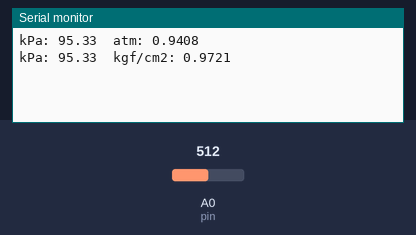
Bench run of a sketch on a simulated Arduino Uno, built with avr-gcc and run on an emulated ATmega328P. Parts: the last lines printed to the serial monitor. The inputs (shaded band) are chosen by the test bench; at power-on: A0 (pin) = 512. Storage starts empty.

Above: at 1.8 s.
1.9 s: A0 (pin) set to 716
At 2.8 s:
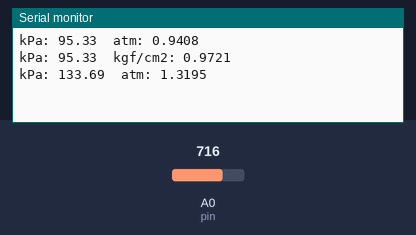
3.4 s: A0 (pin) set to 900
At 4.9 s:
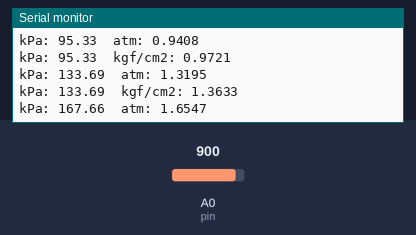
Timing chart, 0 to 6.4 s (numbered marks = the images above; inputs shaded):
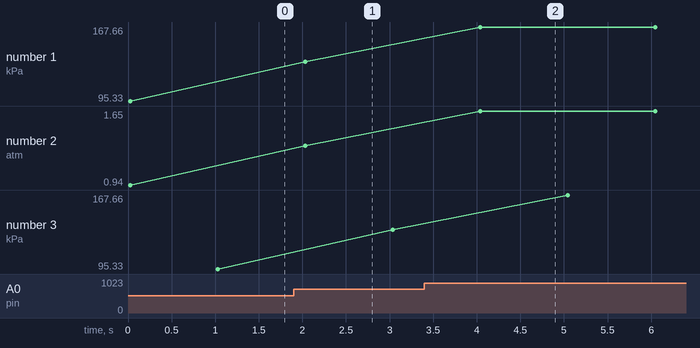

The sketch:

codigo_novo_KPa_Serial.SD.ino
```cpp
#include <SD.h>

const int pin = A0; // Pino de leitura
const int chipSelect = 4; // Pino CS para o módulo SD

const float fator_atm = 0.0098692327;
const float fator_kgf_cm2 = 0.0101971621;

File dataFile;

void setup() {
  Serial.begin(115200); // Inicializa a serial

  // Inicializa o módulo SD
  if (!SD.begin(chipSelect)) {
    Serial.println("Erro SD");
    while (1); // Trava o código em caso de erro
  }

  dataFile = SD.open("dados.txt", FILE_WRITE);
  if (!dataFile) {
    Serial.println("Erro abrir arquivo");
    while (1); // Trava o código em caso de erro
  }
}

void loop() {
  float medidas = analogRead(pin); // Lê o valor do ADC
  float pressao = calculaPressao(medidas); // Calcula a pressão

  Serial.print("kPa: ");
  Serial.print(pressao, 2);
  Serial.print("\t");

  if (millis() % 2000 < 1000) {
    Serial.print("atm: ");
    Serial.print(pressao * fator_atm, 4);
  } else {
    Serial.print("kgf/cm2: ");
    Serial.print(pressao * fator_kgf_cm2, 4);
  }
  Serial.println();

  // Salvando dados no arquivo SD
  if (dataFile) {
    dataFile.print("ADC: ");
    dataFile.print(medidas);
    dataFile.print(", Pressao kPa: ");
    dataFile.println(pressao, 2);
    dataFile.flush(); // Garante que os dados sejam escritos no cartão SD
  }

  delay(1000);
}

float calculaPressao(float medida) {
  return ((corrigeMedida(medida) / 3.3) - 0.04) / 0.0012858;
}

float corrigeMedida(float x) {
  return 4.821e-02 + 1.181e-03 * x - 6.64e-07 * x * x + 5.236e-10 * x * x * x
         - 2.02e-13 * x * x * x * x + 3.81e-17 * x * x * x * x * x
         - 2.896e-21 * x * x * x * x * x * x;
}
```

Measured:
- after the input at 1.9 s, the serial monitor: prints a new line after 0.13 s (image 1)
- after the input at 3.4 s, the serial monitor: prints a new line after 0.64 s (image 2)
- plotted number 1: 95.33 → 133.69 after the input at 1.9 s, 133.69 → 167.66 after the input at 3.4 s
- plotted number 2: 0.94 → 1.32 after the input at 1.9 s, 1.32 → 1.65 after the input at 3.4 s
- plotted number 3: 95.33 → 133.69 after the input at 1.9 s, 133.69 → 167.66 after the input at 3.4 s
